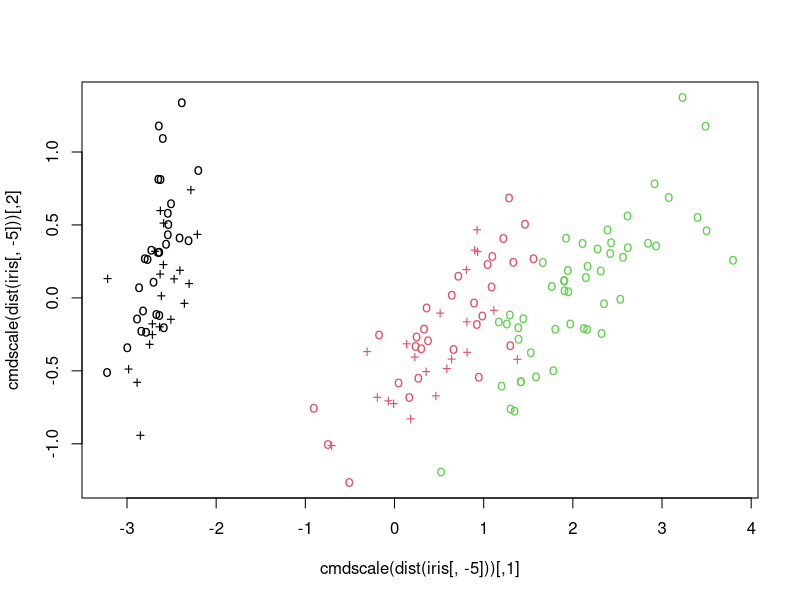

This figure's R source:
## ---- chunk 1
knitr::opts_chunk$set(echo = TRUE)
## ---- chunk 2
library(e1071)

## ---- chunk 3
?svm
## ---- chunk 4
data(iris)
attach(iris)
#view(iris)

## ---- chunk 5
model=svm(Species ~ ., data = iris)
print(model)
summary(model)
## ---- chunk 6
x <- subset(iris, select = -Species)
y <- Species

trainIndex = sample(1:150,100,replace = FALSE)
xtrain = x[trainIndex,]
ytrain = y[trainIndex]

model <- svm(xtrain,ytrain) 

print(model)
summary(model)

xTest =x[-trainIndex,]
yTest =y[-trainIndex]

# test with train data
pred <- predict(model, xTest)
# (same as:)
#pred <- fitted(model)

# Check accuracy:
table(pred, yTest)

# compute decision values and probabilities:
pred <- predict(model, x, decision.values = TRUE)
attr(pred, "decision.values")[1:4,]

# visualize (classes by color, SV by crosses):
plot(cmdscale(dist(iris[,-5])),
     col = as.integer(iris[,5]),
     pch = c("o","+")[1:150 %in% model$index + 1])

